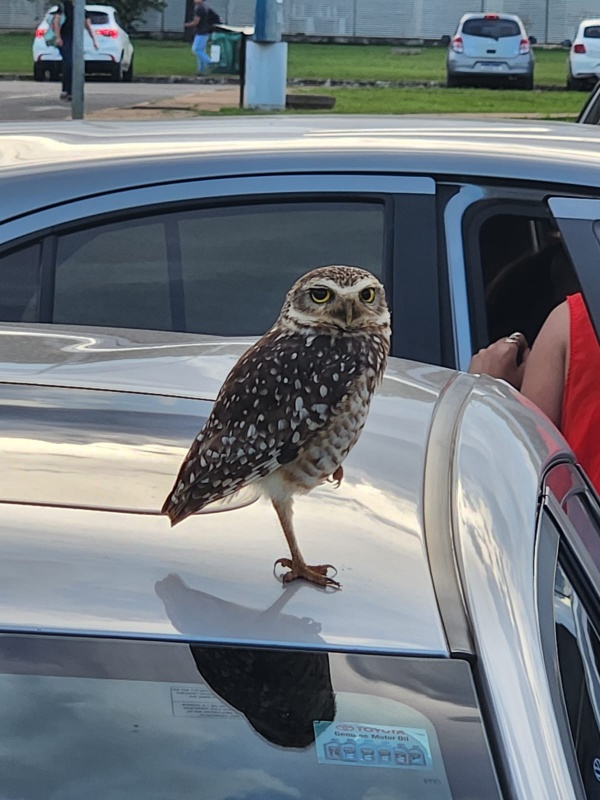
#> input picture fotos/coruja.jpg, 1200 x 1600 px, found by its file name (shown at 1/2 size)
$ python basicoFoto.py
#> lines starting #> are read from the running program, lines starting #| are printed output that depends on the picture
import cv2 as cv
import numpy as np

#################

# Ler e mostrar imagem
image = cv.imread('fotos/coruja.jpg')
#> image is the input picture: shape (1600, 1200, 3); mean B, G, R 125.5, 119.1, 111.8

# Dimensões da imagem, para a imagem caber na tela
dimensoes = int(image.shape[1] * 0.30), int(image.shape[0] * 0.30)
#> dimensoes = (360, 480)
image = cv.resize(image, dimensoes, interpolation = cv.INTER_AREA)
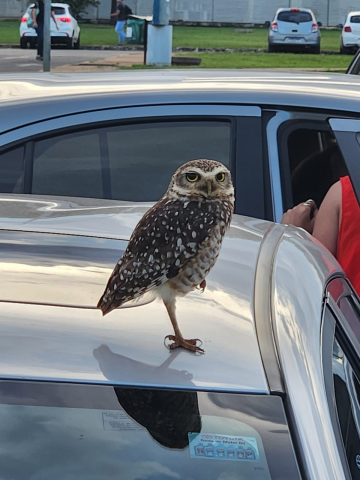
#> image: shape (480, 360, 3); mean B, G, R 125.5, 119.1, 111.8

#cv.imshow('Coruja', image)
cv.waitKey(0)

#################

# Uma imagem é um array de pixeis
canvas = np.zeros((500, 500, 3))

#cv.imshow('Canvas vazio', canvas)
cv.waitKey(0)

# Criamos um canvas todo de pixeis pretos.
# Vamos fazer parte dele ser de outra cor.

# Pixeis de 100 a 250 verticalmente e 300 de 450 horizontalmente
canvas[100:250, 300: 450] = 0, 255, 0

#cv.imshow('Canvas com detalhe', canvas)
cv.waitKey(0)

# cv.rectangle faz isso mais facilmente
canvas = cv.rectangle(canvas, (100,250), (300,450), (0,255,0), thickness = 4)

#cv.imshow('Canvas com borda retangular', canvas)
cv.waitKey(0)

# Repare que agora a imagem tem as duas "edições" que fizemos no array

#################
